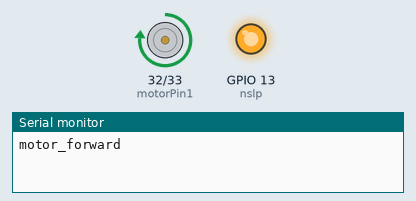
Simulated run of this sketch. Board: ESP32. Shown: motor-driver pin pairs drawn as motors (green arrow = first pin HIGH = forward, orange = second pin HIGH = backward, longer = more drive), output pins drawn as LEDs (lit = HIGH), the last lines printed to the serial monitor.

Above: at 1.0 s.
At 3.0 s:
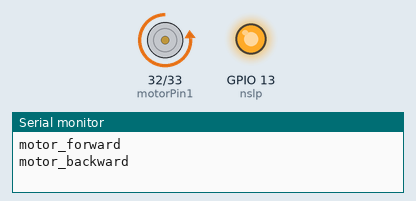
At 5.0 s:
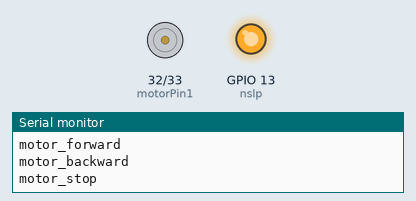
Timing chart, 0 to 7.8 s (numbered marks = the images above):
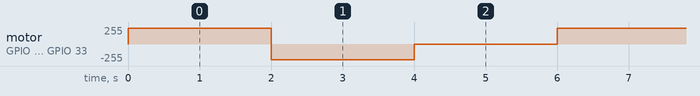

Measured:
- by itself, motor on GPIO 32 (motorPin1) / GPIO 33 (motorPin2): repeats every 6.0 s: backward 239/255 2.0 s, stopped 2.0 s, forward 239/255 2.0 s

The sketch:

3_DC_Motor_Test_Code.ino
```cpp
////////////--DC Motor Test Code--//////////////
const int motorPin1 = 32;
const int motorPin2 = 33;

const int nslp = 13;
const int frequency = 5000;

// DC Motor
void motor_forward(int speed) // Speed Value (0 - 255)
{
  ledcWrite(5, speed);
  ledcWrite(6, 0);
  Serial.println("motor_forward");
}

void motor_backward(int speed) // Speed Value (0 - 255)
{
  ledcWrite(5, 0);
  ledcWrite(6, speed);
  Serial.println("motor_backward");
}

void motor_stop() {
  ledcWrite(5, 0);
  ledcWrite(6, 0);
  Serial.println("motor_stop");
}

void setup() {

  //######### DC Motor Setup ###########//
  ledcSetup(5, frequency, 8);
  ledcSetup(6, frequency, 8);
  ledcAttachPin(motorPin1, 5);
  ledcAttachPin(motorPin2, 6);
  pinMode(nslp, OUTPUT);
  digitalWrite(nslp, HIGH);
}

void loop() {

  motor_forward(240);   // Forward function
  delay(2000);          // Delay for 2 seconds.
  motor_backward(240);  // Backward function
  delay(2000);          // Delay for 2 seconds.
  motor_stop();         // Stop function
  delay(2000);          // Delay for 2 seconds.

}
```
